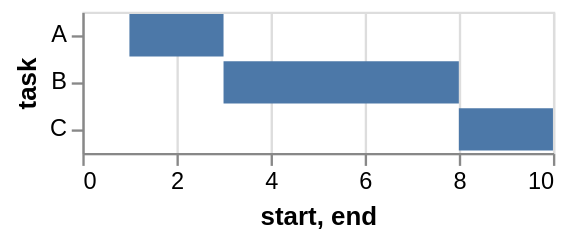

Source (Vega-Lite JSON):
### Vega specification from a JSON file in a GitHub repository (floating-point values rounded to 4 significant figures)
{"$schema": "https://vega.github.io/schema/vega/v5.json", "description": "A simple bar chart with ranged data (aka Gantt Chart).", "background": "white", "padding": 5, "width": 200, "style": "cell", "data": [{"name": "source_0", "values": [{"task": "A", "start": 1, "end": 3}, {"task": "B", "start": 3, "end": 8}, {"task": "C", "start": 8, "end": 10}]}, {"name": "data_0", "source": "source_0", "transform": [{"type": "filter", "expr": "isValid(datum[\"start\"]) && isFinite(+datum[\"start\"])"}]}], "signals": [{"name": "y_step", "value": 20}, {"name": "height", "update": "bandspace(domain('y').length, 0.1, 0.05) * y_step"}], "marks": [{"name": "marks", "type": "rect", "style": ["bar"], "from": {"data": "data_0"}, "encode": {"update": {"fill": {"value": "#4c78a8"}, "ariaRoleDescription": {"value": "bar"}, "description": {"signal": "\"start: \" + (format(datum[\"start\"], \"\")) + \"; task: \" + (isValid(datum[\"task\"]) ? datum[\"task\"] : \"\"+datum[\"task\"]) + \"; end: \" + (format(datum[\"end\"], \"\"))"}, "x": {"scale": "x", "field": "start"}, "x2": {"scale": "x", "field": "end"}, "y": {"scale": "y", "field": "task"}, "height": {"scale": "y", "band": 1}}}}], "scales": [{"name": "x", "type": "linear", "domain": {"data": "data_0", "fields": ["start", "end"]}, "range": [0, {"signal": "width"}], "nice": true, "zero": true}, {"name": "y", "type": "band", "domain": {"data": "data_0", "field": "task", "sort": true}, "range": {"step": {"signal": "y_step"}}, "paddingInner": 0.1, "paddingOuter": 0.05}], "axes": [{"scale": "x", "orient": "bottom", "gridScale": "y", "grid": true, "tickCount": {"signal": "ceil(width/40)"}, "domain": false, "labels": false, "aria": false, "maxExtent": 0, "minExtent": 0, "ticks": false, "zindex": 0}, {"scale": "x", "orient": "bottom", "grid": false, "title": "start, end", "labelFlush": true, "labelOverlap": true, "tickCount": {"signal": "ceil(width/40)"}, "zindex": 0}, {"scale": "y", "orient": "left", "grid": false, "title": "task", "zindex": 0}]}
